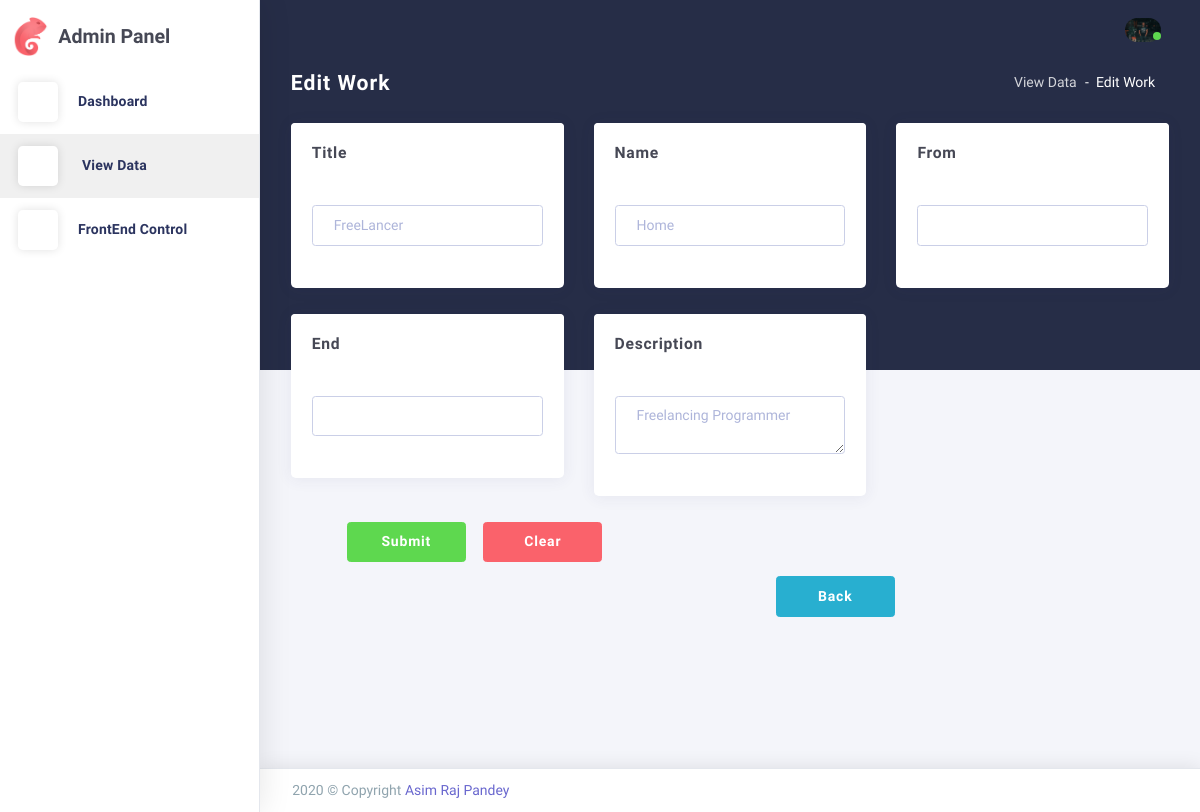
The app's page /admin-Panel/edit-work/11 (signed in) with its own data.
### User/models.py (models this page shows, shortened)
class UserProfile(models.Model):
    name = models.CharField(max_length=30,null=True)
    interest = models.CharField(max_length=100,null=True)
    address = models.CharField(max_length=80,null=True)
    phone_no = models.IntegerField(default='000000')
    email = models.EmailField(unique=True)
    website = models.CharField(max_length=100,null=True)
    about = models.TextField(null=True)
    image = models.ImageField(upload_to='user/',null=True)
    vuser = models.ForeignKey(User,on_delete=models.CASCADE)

class Work(models.Model):
    user = models.ForeignKey(User,on_delete=models.CASCADE)
    title = models.CharField(max_length=30,default='Undefined')
    c_name = models.CharField(max_length=30,default='Undefined')
    work_from = models.CharField(max_length=30,default='Undefined')
    work_till = models.CharField(max_length=30,default='Undefined')
    description = models.TextField(null=True)

### adminpanel/views.py (the view)
# urls.py: path('edit-work/<int:id>',views.edit_work,name='editWork'),
@login_required(login_url='login')
def edit_work(request, id):
    data = UserProfile.objects.get(vuser = request.user)
    work = Work.objects.get(id = id)
    if request.method == 'POST':
        if request.POST['work_from'] != '' and work.work_from != '':
            if int(request.POST['work_from']) > datetime.now().year or int(request.POST['work_from']) < (datetime.now().year - 100) or int(request.POST['work_from']) > int(work.work_till):
                return render(request,'admin-panel/panel/edit-work.html',{'data':data,'work':work,'error':'Work Start Year is Invalid','active':'active'})
        if request.POST['work_till'] != '':
            if request.POST['work_from'] == '' and work.work_from != '': work_date = work.work_from
            elif work.work_from == '':
                return render(request,'admin-panel/panel/edit-work.html',{'data':data,'work':work,'error':'Work Start is Empty','active':'active'})
            elif request.POST['work_from'] != '':
                work_date = request.POST['work_from']
            if int(request.POST['work_till']) < int(work_date) or int(request.POST['work_till']) > (datetime.now().year + 70):
                return render(request,'admin-panel/panel/edit-work.html',{'data':data,'work':work,'error':'Work End Year is Invalid','active':'active'})
        if request.POST['title'] != '': work.title = request.POST['title']
        if request.POST['c_name'] != '': work.c_name = request.POST['c_name']
        if request.POST['work_from'] != '': work.work_from = request.POST['work_from']
        if request.POST['work_till'] != '': work.work_till = request.POST['work_till']
        if request.POST['description'] != '': work.description = request.POST['description']
        try:
            work.save()
            return redirect('view')
        except:
            return render(request,'admin-panel/panel/edit-work.html',{'data':data,'work':work,'error':'Could Not Edit Work','active':'active'})
    else:
        return render(request,'admin-panel/panel/edit-work.html',{'data':data,'work':work,'active':'active'})

### template/admin-panel/panel/edit-work.html (shortened to what this page needs)
{% extends 'admin-panel/panel/template/main.html'%}
{% load static %}
{% block 'content'%}
<div class="app-content content">
    <div class="content-wrapper">
      <div class="content-header row">
        <div class="content-header-left col-md-4 col-12 mb-2">
          <h3 class="content-header-title">Edit Work</h3>
        </div>
        <div class="content-header-right col-md-8 col-12">
          <div class="breadcrumbs-top float-md-right">
            <div class="breadcrumb-wrapper mr-1">
              <ol class="breadcrumb">
                <li class="breadcrumb-item"><a href="{% url 'view' %}">View Data</a>
                </li>
                <li class="breadcrumb-item active">Edit Work
                </li>
              </ol>
            </div>
          </div>
        </div>
      </div>
<form method="POST" action="{% url 'editWork' work.id%}">
<div class="content-body">
  <section class="basic-inputs">
  <div class="row match-height">
    <div class="col-xl-4 col-lg-6 col-md-12">
        <div class="card">
            <div class="card-header">
                <h4 class="card-title">Title</h4>
            </div>
            <div class="card-block">
                <div class="card-body">
                    <fieldset class="form-group">
                        <input type="text" class="form-control" id="placeholderInput" name="title" placeholder="{{work.title}}">
                    </fieldset>
                </div>
            </div>
        </div>
    </div>
    <div class="col-xl-4 col-lg-6 col-md-12">
      <div class="card">
          <div class="card-header">
              <h4 class="card-title">Name</h4>
          </div>
          <div class="card-block">
              <div class="card-body">
                  <fieldset class="form-group">
                      <input type="text" class="form-control" id="placeholderInput" name="c_name" placeholder="{{work.c_name}}">
                  </fieldset>
              </div>
          </div>
      </div>
    </div>
    <div class="col-xl-4 col-lg-6 col-md-12">
      <div class="card">
          <div class="card-header">
              <h4 class="card-title">From</h4>
          </div>
          <div class="card-block">
              <div class="card-body">
                  <fieldset class="form-group">
                      <input type="number" class="form-control" id="placeholderInput" name="work_from" placeholder="{{work.work_from}}">
                  </fieldset>
              </div>
          </div>
      </div>
    </div>
    <div class="col-xl-4 col-lg-6 col-md-12">
      <div class="card">
          <div class="card-header">
              <h4 class="card-title">End</h4>
          </div>
          <div class="card-block">
              <div class="card-body">
                  <fieldset class="form-group">
                      <input type="number" class="form-control" id="placeholderInput" name="work_till" placeholder="{{work.work_till}}">
                  </fieldset>
              </div>
          </div>
      </div>
    </div>
    <div class="col-xl-4 col-lg-6 col-md-12">
      <div class="card">
          <div class="card-header">
              <h4 class="card-title">Description</h4>
          </div>
          <div class="card-block">
              <div class="card-body">
                  <fieldset class="form-group">
                      <textarea class="form-control" id="placeTextarea" name="description" rows="2" placeholder="{{work.description}}"></textarea>
                  </fieldset>
              </div>
          </div>
      </div>
    </div>
    <div style="margin-left: 71px;">
      <button type="submit" class="btn btn-success btn-min-width mr-1 mb-1">Submit</button>
      <input type="reset" class="btn btn-danger btn-min-width mr-1 mb-1" value="Clear"></input>
    </div>
    <div style="margin-left: 500px;">
        <a href="{% url 'view' %}" class="btn btn-info btn-min-width mr-1 mb-1">Back</a>
    </div>
  </div>
  </section>
</div>
</form>
</div>
</div>
{% endblock %}

### template/admin-panel/panel/template/main.html (shortened to what this page needs)
{% load static %}
<!DOCTYPE html>
<html class="loading" lang="en" data-textdirection="ltr">
  <head>
    <link href="https://maxcdn.icons8.com/fonts/line-awesome/1.1/css/line-awesome.min.css" rel="stylesheet">
    <link rel="stylesheet" type="text/css" href="{% static 'adminPanel/panel/css/vendors.css'%}">
    <link rel="stylesheet" type="text/css" href="{% static 'adminPanel/panel/css/app-lite.css'%}">
    <link rel="stylesheet" type="text/css" href="{% static 'adminPanel/panel/css/core/menu/menu-types/vertical-menu.css'%}">
    <link rel="stylesheet" type="text/css" href="{% static 'adminPanel/panel/css/core/colors/palette-gradient.css'%}">
    <link rel="stylesheet" type="text/css" href="{% static 'adminPanel/panel/css/pages/dashboard-ecommerce.css'%}">
  </head>
  <body class="vertical-layout vertical-menu 2-columns   menu-expanded fixed-navbar" data-open="click" data-menu="vertical-menu" data-color="bg-chartbg" data-col="2-columns">
    <nav class="header-navbar navbar-expand-md navbar navbar-with-menu navbar-without-dd-arrow fixed-top navbar-semi-light">
      <div class="navbar-wrapper">
        <div class="navbar-container content">
          <div class="collapse navbar-collapse show" id="navbar-mobile">
            <ul class="nav navbar-nav float-right">
              <li class="dropdown dropdown-user nav-item"><a class="dropdown-toggle nav-link dropdown-user-link" data-toggle="dropdown"><span class="avatar avatar-online">
                {% if data.image == '' %}
                    <img src="{% static 'adminPanel/panel/images/portrait/default.jpg'%}" alt="avatar">
                {% else %}
                    <img src=" {{data.image.url}}" alt="avatar">
                {% endif %}
                    <i></i></span></a>
              </li>
            </ul>
          </div>
        </div>
      </div>
    </nav>
    <div class="main-menu menu-fixed menu-light menu-accordion    menu-shadow " data-scroll-to-active="true" data-img="{% static 'adminPanel/panel/images/backgrounds/02.jpg' %}">
      <div class="navbar-header">
        <ul class="nav navbar-nav flex-row">
          <li class="nav-item mr-auto"><a class="navbar-brand" href="{% url 'index' %}"><img class="brand-logo" alt="Chameleon admin logo" src="{% static 'adminPanel/panel/images/logo/logo.png'%}"/>
              <h3 class="brand-text">Admin Panel</h3></a></li>
        </ul>
      </div>
      <div class="main-menu-content">
        <ul class="navigation navigation-main" id="main-menu-navigation" data-menu="menu-navigation">
          <li class="{% if active or frontend %}nav-item{%else%}active{%endif%}"><a href="{% url 'index' %}"><i class="ft-home"></i><span class="menu-title" data-i18n="">Dashboard</span></a>
          </li>
          <li class="{% if active %}active{%else%}nav-item{%endif%}"><a href="{% url 'view' %}"><i class="ft-credit-card"></i><span class="menu-title" data-i18n="">View Data</span></a>
          </li>
          <li class="{% if frontend %}active{%else%}nav-item{%endif%}"><a href="{% url 'frontend' %}"><i class="ft-credit-card"></i><span class="menu-title" data-i18n="">FrontEnd Control</span></a>
          </li>
        </ul>
      </div>
      <div class="navigation-background"></div>
    </div>
   {% block 'content'%}
   {% endblock%}
    <footer class="footer footer-static footer-light navbar-border navbar-shadow">
      <div class="clearfix blue-grey lighten-2 text-sm-center mb-0 px-2"><span class="float-md-left d-block d-md-inline-block">2020  &copy; Copyright <a class="text-bold-800 grey darken-2" href="">Asim Raj Pandey</a></span>
      </div>
    </footer>
  </body>
</html>

### static/adminPanel/panel/css/core/menu/menu-types/vertical-menu.css (style rules this page uses)
body.vertical-layout.vertical-menu.menu-expanded .navbar-header { z-index: 999; float: left; width: 260px; }
body.vertical-layout.vertical-menu.menu-expanded .navbar .navbar-container { margin-left: 260px; }
body.vertical-layout.vertical-menu.menu-expanded .main-menu { width: 260px; -webkit-transition: 300ms ease all; -moz-transition: 300ms ease all; -o-transition: 300ms ease all; transition: 300ms ease all; -webkit-backface-visibility: hidden; -moz-backface-visibility: hidden; backface-visibility: hidden; }
body.vertical-layout.vertical-menu.menu-expanded .main-menu .navigation > li > a > i:before { font-size: 1.5rem; }
body.vertical-layout.vertical-menu.menu-expanded .main-menu .navigation > li > a > span { -webkit-transition: -webkit-transform .3s ease; -moz-transition: transform .3s ease, -moz-transform .3s ease; -o-transition: -o-transform .3s ease; transition: -webkit-transform .3s ease; transition: transform .3s ease; transition: transform .3s ease, -webkit-transform .3s ease, -moz-transform .3s ease, -o-transform .3s ease; }
body.vertical-layout.vertical-menu.menu-expanded .main-menu.menu-light .navigation > li > a > i { line-height: 40px; display: inline-block; width: 40px; height: 40px; margin-right: 20px; text-align: center; vertical-align: middle; border-radius: 12%; background: #fff; -webkit-box-shadow: 0 0 10px rgba(0, 0, 0, .12); box-shadow: 0 0 10px rgba(0, 0, 0, .12); }
body.vertical-layout.vertical-menu.menu-expanded .content, body.vertical-layout.vertical-menu.menu-expanded .footer { margin-left: 260px; }

### static/adminPanel/panel/css/pages/dashboard-ecommerce.css (style rules this page uses)
.content .content-wrapper { padding-top: 0 !important; }

### records on screen
UserProfile: image (picture)
Work: title "FreeLancer", c_name "Home", description "Freelancing Programmer"
